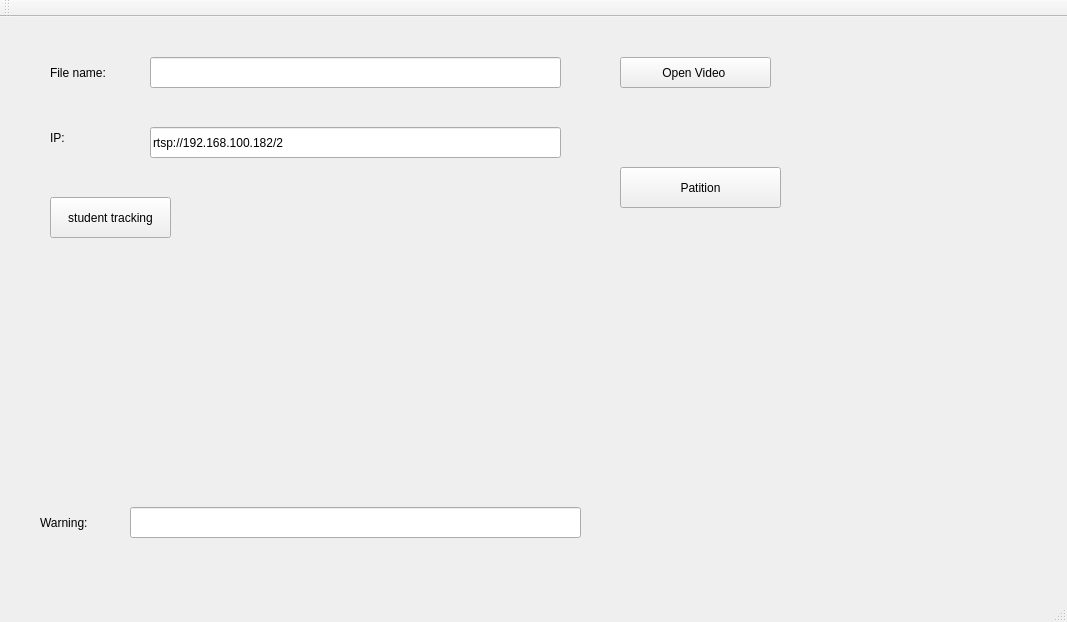
<?xml version="1.0" encoding="UTF-8"?>
<ui version="4.0">
 <class>MainWindow</class>
 <widget class="QMainWindow" name="MainWindow">
  <property name="geometry">
   <rect>
    <x>0</x>
    <y>0</y>
    <width>1067</width>
    <height>622</height>
   </rect>
  </property>
  <property name="windowTitle">
   <string>MainWindow</string>
  </property>
  <widget class="QWidget" name="centralWidget">
   <widget class="QLineEdit" name="file_lineEdit">
    <property name="geometry">
     <rect>
      <x>150</x>
      <y>40</y>
      <width>411</width>
      <height>31</height>
     </rect>
    </property>
   </widget>
   <widget class="QLabel" name="label">
    <property name="geometry">
     <rect>
      <x>50</x>
      <y>40</y>
      <width>81</width>
      <height>31</height>
     </rect>
    </property>
    <property name="text">
     <string>File name:</string>
    </property>
   </widget>
   <widget class="QLabel" name="label_2">
    <property name="geometry">
     <rect>
      <x>40</x>
      <y>490</y>
      <width>81</width>
      <height>31</height>
     </rect>
    </property>
    <property name="text">
     <string>Warning:</string>
    </property>
   </widget>
   <widget class="QLineEdit" name="warning_lineEdit">
    <property name="geometry">
     <rect>
      <x>130</x>
      <y>490</y>
      <width>451</width>
      <height>31</height>
     </rect>
    </property>
   </widget>
   <widget class="QPushButton" name="openvideo_pushButton">
    <property name="geometry">
     <rect>
      <x>620</x>
      <y>40</y>
      <width>151</width>
      <height>31</height>
     </rect>
    </property>
    <property name="text">
     <string>Open Video </string>
    </property>
   </widget>
   <widget class="QLabel" name="label_3">
    <property name="geometry">
     <rect>
      <x>50</x>
      <y>110</y>
      <width>71</width>
      <height>21</height>
     </rect>
    </property>
    <property name="text">
     <string>IP:</string>
    </property>
   </widget>
   <widget class="QLineEdit" name="ip_lineEdit">
    <property name="geometry">
     <rect>
      <x>150</x>
      <y>110</y>
      <width>411</width>
      <height>31</height>
     </rect>
    </property>
    <property name="text">
     <string>rtsp://192.168.100.182/2</string>
    </property>
   </widget>
   <widget class="QPushButton" name="student_pushButton">
    <property name="geometry">
     <rect>
      <x>50</x>
      <y>180</y>
      <width>121</width>
      <height>41</height>
     </rect>
    </property>
    <property name="text">
     <string>student tracking</string>
    </property>
   </widget>
   <widget class="QPushButton" name="par_pushButton">
    <property name="geometry">
     <rect>
      <x>620</x>
      <y>150</y>
      <width>161</width>
      <height>41</height>
     </rect>
    </property>
    <property name="text">
     <string>Patition</string>
    </property>
   </widget>
  </widget>
  <widget class="QMenuBar" name="menuBar">
   <property name="geometry">
    <rect>
     <x>0</x>
     <y>0</y>
     <width>1067</width>
     <height>23</height>
    </rect>
   </property>
  </widget>
  <widget class="QToolBar" name="mainToolBar">
   <attribute name="toolBarArea">
    <enum>TopToolBarArea</enum>
   </attribute>
   <attribute name="toolBarBreak">
    <bool>false</bool>
   </attribute>
  </widget>
  <widget class="QStatusBar" name="statusBar"/>
 </widget>
 <layoutdefault spacing="6" margin="11"/>
 <resources/>
 <connections/>
</ui>
